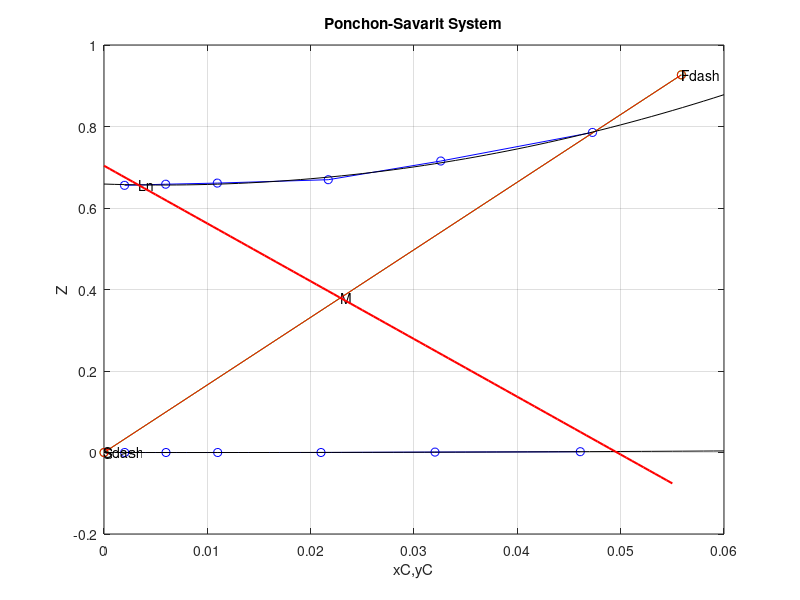

The MATLAB script that drew this image: (Note: this script raises an error after producing the figure.)
clc;
clear;
wA = [0.002 0.001 0.0 0.0 0.0 0.0];
wB = [0.952 0.967 0.979 0.989 0.994 0.998];
wC = [0.046 0.032 0.021 0.011 0.006 0.002];
wA_dash = [0.432 0.417 0.401 0.398 0.397 0.396];
wB_dash = [0.524 0.564 0.586 0.5954 0.5994 0.6028];
wC_dash = [0.026 0.019 0.013 0.0066 0.0036 0.0012];

for i = 1:length(wA)
    xc(i) = (wC_dash(i))/(wC_dash(i)+wB_dash(i)); %under
    Z(i) = (wA(i))/(wB(i)+wC(i)); %over
    yc(i) = (wC(i))/(wC(i)+wB(i));%over
    z(i) = (wA_dash(i))/(wB_dash(i)+wC_dash(i));%
end     

F = 400;
F_dash = 400*(1-0.48);
S = 300;
S_dash = S;
zf = 48.1/(49+2.9);
xcf = 2.9/(2.9+49);
zs = 0;
ycs = 0;

figure(1)
plot(xc, z, 'bo-'); grid on; hold on;
plot(yc, Z, 'bo-'); grid on; hold on;
xlabel('xC,yC'); ylabel('Z');
title('Ponchon-Savarit System');

%plotting FS line
F1 = [xcf 0];
S1 = [zf 0];
plot(F1, S1, 'go-');grid on; hold on;
text(xcf,zf, 'F');
text(0, 0, 'S');

%DETERMINING MIXTURE POINT
M = F_dash+S_dash;
zM = (((F_dash*zf)+(S_dash*zs))/M);
xM = (((F_dash*xcf)+(S_dash*ycs))/M); 
text(xM,zM, 'M');
a4 = plot([xcf ycs],[zf, zs],'-or');
text(xcf, zf, 'Fdash');
text(ycs, zs, 'Sdash');
Wb = 0.6017;
Wc = 0.002;
Wa = 1 - (Wb+Wc);
xcn = Wc/(Wc+Wb);

p1 = polyfit(xc,z,2);
X_=0:0.001:0.06;
f1 = polyval(p1,X_);
plot(X_,f1,'black')

zn = polyval(p1, xcn);
text(xcn,zn, 'Ln');


p2 = polyfit(yc,Z,2);
X_=0:0.001:0.06;
f1 = polyval(p2,X_);
plot(X_,f1,'black')

%finding line form Ln to M 
slop_Ln_M = (zn-zM)/(xcn-xM);
x_values = linspace(0,0.055, 100);
y = zM + slop_Ln_M*(x_values-xM);
plot(x_values, y, 'r-', 'LineWidth', 1.5);  % Plot Ln M line

% finding v1 point by skoving p2 and Ln to M line
syms x y;
[v1,yc1] = vpasolve([y == poly2sym(p2), y == zM + slop_Ln_M*(x-xM)],[x,y],[0 1;0 1]); %range=[x1 x2;y1 y2]
text(v1,  yc1,'V1');

%fingding delta point
%Finding FE and RnS lines
%for FV1 line F(xcf,zf) V1(v1,yc1)
m2 = (zf-yc1)/(xcf-v1);
b2 = yc1 - m2 * v1; %intercept
x_val2 = linspace(-0.14, 0.06, 100); 
y_val2 = m2 * x_val2 + b2;
plot(x_val2, y_val2, 'b');

%for LnS line Ln(xcn,zn) S(0,0)
m3 = zn/xcn;
b3 = 0 - m3 * 0;
x_val3 = linspace(-0.14, 0.06, 100); 
y_val3 = m3 * x_val3 + b3;
plot(x_val3, y_val3, 'b'); 

%Finding delta point by solving FE and RnS lines
syms x y;
eq1 = y == m2*x + b2;
eq2 = y == m3*x + b3;
[Px, Py] = solve([eq1, eq2], [x, y]);
text(Px,  Py,'delta');

%finding L1(l1,xc1)
l1=v1;
l1=double(l1);
xc1=polyval(p1,l1);
text(l1,  xc1,'L1');

%finding the L1 delta line
%for L1 delta line L1(l1,xc1) delta(Px,Py)
m2 = (xc1-Py)/(l1-Px);
b2 = Py - m2 * Px; %intercept
x_val2 = linspace(-0.14, 0.06, 100); 
y_val2 = m2 * x_val2 + b2;
plot([l1,Px],[xc1,Py])

%finding the V2 point by soving L1 delta line and P2 curve
syms x y;
[v2,yc2] = vpasolve([y == poly2sym(p2), y == m2 * x + b2],[x,y],[0 1;0 1]); %range=[x1 x2;y1 y2]
text(v2,  yc2,'V2');

%finding L2(l2,xc2)
syms x y;
l2=v2;
l2=double(l2);
xc2=polyval(p1,l2);
text(l2,  xc2,'L2');




